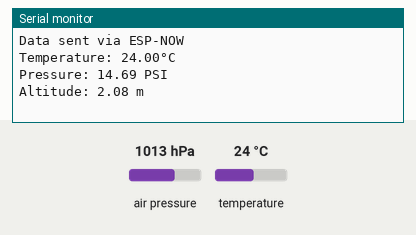
Bench run of a sketch on a simulated ESP32. Shown: the last lines printed to the serial monitor. Inputs (shaded band) come from the test bench; at power-on: air pressure 1013 hPa, temperature 24 °C. WiFi joins after 1.5 s; servers stay silent unless stated.

Above: at 3.0 s.
3.1 s: air pressure set to 952 hPa
At 4.4 s:
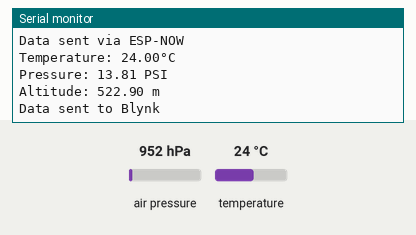
7.4 s: temperature set to 12 °C
8.9 s: air pressure set to 975 hPa
At 10.7 s:
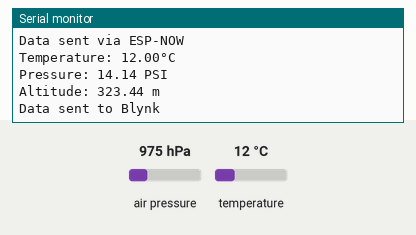
Timing chart, 0 to 12.2 s (numbered marks = the images above; inputs shaded):
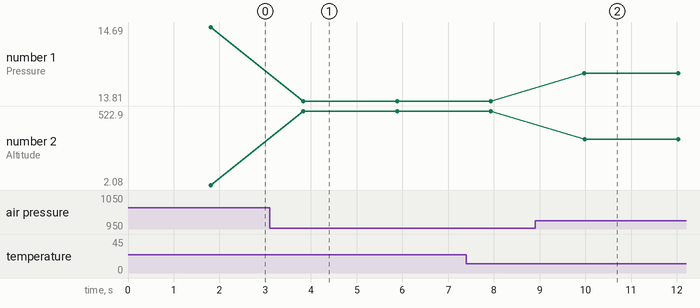

Measured:
- after the input at 3.1 s, the serial monitor: prints a new line after 0.73 s (image 1)
- after the input at 8.9 s, the serial monitor: prints a new line after 1.1 s (image 2)
- plotted number 1: 14.69 → 13.81 after the input at 3.1 s, 13.81 → 14.14 after the input at 8.9 s
- plotted number 2: 2.08 → 522.9 after the input at 3.1 s, 522.9 → 323.44 after the input at 8.9 s

The sketch:

Transmitter_BLYNK.ino
```cpp
#include <WiFi.h>
#include <esp_now.h>
#include <Adafruit_BMP280.h>
#include <BlynkSimpleEsp32.h>
// Blynk credentials
#define BLYNK_TEMPLATE_ID "TMPL3EcZvOI0s"
#define BLYNK_TEMPLATE_NAME "TPTMS"
#define BLYNK_AUTH_TOKEN "NyDDlBRSYw3LTI1CHQI29emaaPoK56MF"
char auth[] = BLYNK_AUTH_TOKEN;
char ssid[] = "AMITH_2.4G";
char pass[] = "Amith@1212";

// BMP280 initialization
Adafruit_BMP280 bmp; // I2C

// Data structure to send
typedef struct {
  float temperature;
  float pressure; // In PSI
  float altitude;
} SensorData;

SensorData data;

// ESP-NOW Peer Address (Receiver ESP32's MAC Address)
uint8_t receiverAddress[] = {0xCC, 0x7B, 0x5C, 0x1E, 0xD1, 0x6C}; // CC:7B:5C:1E:D1:6C Replace with the receiver's MAC address

// Blynk Timer
BlynkTimer timer;

// Function to send sensor data via ESP-NOW
void sendViaESPNow() {
  // Send data to receiver ESP32
  esp_now_send(receiverAddress, (uint8_t *)&data, sizeof(data));
  Serial.println("Data sent via ESP-NOW");
}

// Function to send sensor data to Blynk
void sendToBlynk() {
  Blynk.virtualWrite(V0, data.temperature);
  Blynk.virtualWrite(V1, data.pressure); // Send pressure in PSI
  Blynk.virtualWrite(V2, data.altitude);

  Serial.println("Data sent to Blynk");
}

void setup() {
  Serial.begin(9600);

  // Initialize Wi-Fi
  WiFi.mode(WIFI_STA);
  Blynk.begin(auth, ssid, pass);

  // Initialize ESP-NOW
  if (esp_now_init() != ESP_OK) {
    Serial.println("ESP-NOW initialization failed");
    return;
  }

  // Add ESP-NOW peer
  esp_now_peer_info_t peerInfo;
  memcpy(peerInfo.peer_addr, receiverAddress, 6);
  peerInfo.channel = 0;
  peerInfo.encrypt = false;

  if (esp_now_add_peer(&peerInfo) != ESP_OK) {
    Serial.println("Failed to add peer");
    return;
  }

  // Initialize BMP280
  if (!bmp.begin(0x76)) {
    Serial.println("Could not find a valid BMP280 sensor, check wiring!");
    while (1);
  }

  bmp.setSampling(Adafruit_BMP280::MODE_NORMAL,
                  Adafruit_BMP280::SAMPLING_X2,
                  Adafruit_BMP280::SAMPLING_X16,
                  Adafruit_BMP280::FILTER_X16,
                  Adafruit_BMP280::STANDBY_MS_500);

  // Set up Blynk timer to send data every 2 seconds
  timer.setInterval(2000L, sendToBlynk);
}

void loop() {
  // Read sensor data
  data.temperature = bmp.readTemperature();
  data.pressure = bmp.readPressure() / 6894.76; // Convert pressure to PSI
  data.altitude = bmp.readAltitude(1013.25);

  // Send data via ESP-NOW
  sendViaESPNow();

  // Print data for debugging
  Serial.print("Temperature: ");
  Serial.print(data.temperature);
  Serial.println("°C");

  Serial.print("Pressure: ");
  Serial.print(data.pressure);
  Serial.println(" PSI");

  Serial.print("Altitude: ");
  Serial.print(data.altitude);
  Serial.println(" m");
  // Run Blynk and timer tasks
  Blynk.run();
  timer.run();
  delay(2000); // Delay between readings
}
```
